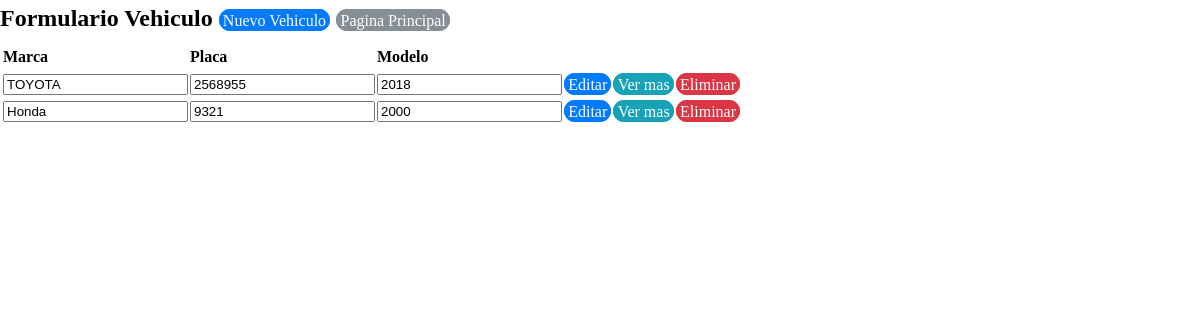
/view/registrovehiculo/RegistroVehiculo.php, run on an earlier commit of the app's database.
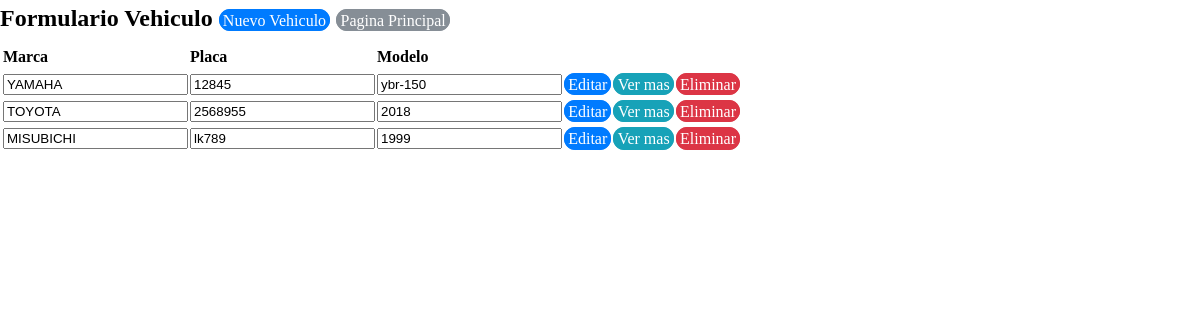
And on a later commit of the database.
### tables this page shows
CREATE TABLE `tbvehiculos` (
  `vehiculoid` int(11) NOT NULL,
  `vehiculomarca` varchar(50) NOT NULL,
  `vehiculoplaca` varchar(50) NOT NULL,
  `vehiculomodelo` varchar(50) NOT NULL,
  `vehiculoestado` varchar(50) NOT NULL
);

### business/vehiculobusiness/vehiculoBusiness.php (called while the page is built, shortened)
<?php
class vehiculoBusiness {
    private $DataVehiculo;
    public function vehiculoBusiness() {
        require_once '../../data/datavehiculo/DataVehiculo.php';
        $this->DataVehiculo = new DataVehiculo();
    }
    public function mostrarVehiculo() {
        return $this->DataVehiculo->mostrarVehiculo();
    }
}
?>

### data/datavehiculo/DataVehiculo.php (called while the page is built, shortened)
<?php
class DataVehiculo {
    private $conexion;
    function DataVehiculo() {
        include_once '../../data/dbconexion/Conexion.php';
        $this->conexion = new Conexion();
    }
    function mostrarVehiculo() {
        if ($this->conexion->crearConexion()->set_charset('utf8')) {
            $array = array();
            $mostrarproductos = $this->conexion->crearConexion()->query("SELECT `vehiculoid`, `vehiculomodelo`, `vehiculoplaca`, `vehiculomarca` FROM `tbvehiculos` WHERE vehiculoestado=1;");
            $this->conexion->cerrarConexion();
            while ($resultado = $mostrarproductos->fetch_assoc()) {
                array_push($array, $resultado);
            }
            return $array;
        }
    }
}
?>

### data/dbconexion/Conexion.php (called while the page is built, shortened)
<?php
class Conexion {
    private $server;
    private $user;
    private $password;
    private $dbname;
    function Conexion(){
        $this->server = "localhost";
        $this->user = "root";
        $this->password = "";
        $this->dbname = "bdexpressdjb";
    }
    function crearConexion(){
        $this->conexion  = mysqli_connect($this->server,$this->user,$this->password,$this->dbname);
        return $this->conexion;
    }
}

### view/registrovehiculo/RegistroVehiculo.php (the view, shortened to what this page needs)
<!DOCTYPE html>
<head>
    <link rel="stylesheet" href="../../css/estilo.css">
    <?php
    include '../../business/vehiculobusiness/vehiculoBusiness.php';
    ?>
</head>
<body>
    <?php
    $vehiculoBusiness = new vehiculoBusiness();
    $allBusiness = $vehiculoBusiness->mostrarVehiculo();
    ?>
    <h2>
        Formulario Vehiculo
        <a href="?action=registrar" class="btn btn-primary" >Nuevo Vehiculo</a>
        <a href="../ventanaprincipalview/VentanaPrincipalView.php" class="btn btn-secondary">Pagina Principal</a>
    </h2>
    <form  action="RegistroVehiculo.php" method="Post" >
        <table>
            <thead>
                <tr>
                    <th></th>
                    <th>Marca</th>
                    <th>Placa</th>
                    <th>Modelo</th>
                </tr>
            </thead>
            <?php foreach ($allBusiness as $current): ?>
                <tr>
                    <td><input type="hidden" name="vehiculoid"  class="vehiculoid" value="<?php echo $current['vehiculoid']; ?>" readonly  /> </td>
                    <td><input type="text" name="vehiculomarca"  class="vehiculomarca" value="<?php echo $current['vehiculomarca']; ?>" readonly /> </td>
                    <td><input type="text" name="vehiculoplaca"  class="vehiculoplaca" value="<?php echo $current['vehiculoplaca']; ?>" readonly /> </td>
                    <td><input type="text" name="vehiculomodelo"  class="vehiculomodelo" value="<?php echo $current['vehiculomodelo']; ?>" readonly /> </td>
                    <td><a href="?action=editar&id=<?php echo $current['vehiculoid']; ?> " class="btn btn-primary">Editar</a></td>
                    <td><a href="?action=ver&id=<?php echo $current['vehiculoid']; ?> " class="btn btn-info">Ver mas</a></td>
                    <td><a href="?action=eliminar&id=<?php echo $current['vehiculoid']; ?> " class="btn btn-danger">Eliminar</a></td>
                </tr>
            <?php endforeach ?>
        </table>
    </form>
</body>
</html>

### css/estilo.css (style rules this page uses)
body { margin: 0; font-family: verdana; font-size: 1rem; font-weight: normal; line-height: 1.5; color: black; background-color: window; }
h1, h2, h3, h4, h5, h6 { margin-top: 0; margin-bottom: .5rem; }
a { color: blue; text-decoration: none; background-color: transparent; -webkit-text-decoration-skip: objects; }
table { border-collapse: collapse; }
th { text-align: left; }
.btn { font-weight: normal; text-align: center; white-space: nowrap; vertical-align: middle; border: 1px solid transparent; padding: 0.1rem 0.2rem; font-size: 1rem; line-height: 1.5; border-radius: 0.70rem; transition: all 0.15s ease-in-out; }
.btn-primary { color: #fff; background-color: #007bff; border-color: #007bff; }
.btn-secondary { color: #fff; background-color: #868e96; border-color: #868e96; }
.btn-info { color: #fff; background-color: #17a2b8; border-color: #17a2b8; }
.btn-danger { color: #fff; background-color: #dc3545; border-color: #dc3545; }

What changed in the data, as far as the page shows it:
no longer on this page (row edited): tbvehiculos: vehiculomarca "Honda", vehiculoplaca "9321", vehiculomodelo "2000"
now on this page (row edited): tbvehiculos: vehiculomarca "YAMAHA", vehiculoplaca "12845", vehiculomodelo "ybr-150"
added tbvehiculos: vehiculomarca "MISUBICHI", vehiculoplaca "lk789", vehiculomodelo "1999"
